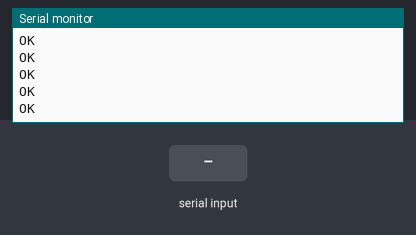
A sketch run on a simulated Arduino Uno, built with avr-gcc and run on an emulated ATmega328P. On the bench: the last lines printed to the serial monitor. Inputs (shaded band) come from the test bench. The modem accepts every AT command (registered, SIM ready, sends succeed) and sends nothing else.

Above: at 6.2 s.
6.3 s: "send\n" received over the second serial link
At 7.5 s:
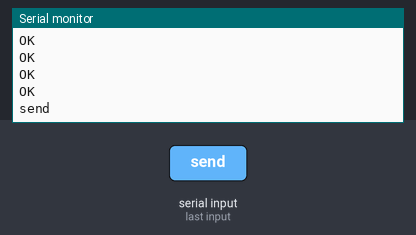
7.8 s: "stop\n" received over the second serial link
At 9.0 s:
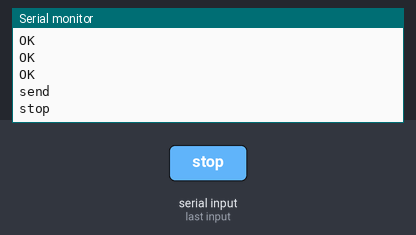
9.3 s: "AT\n" received over the second serial link
At 9.9 s:
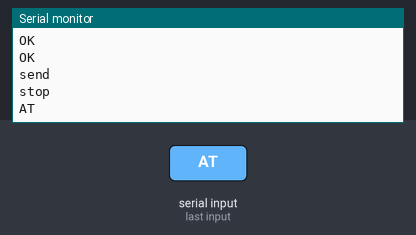
10.8 s: "1\n" received over the second serial link
At 11.2 s:
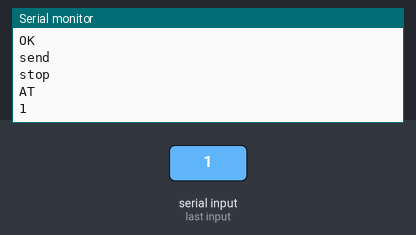

The sketch:

relayNode.ino
```cpp
#include <SoftwareSerial.h>

SoftwareSerial BTSerial(2, 3); // RX, TX

void setup() {
  Serial.begin(9600);
  BTSerial.begin(38400); // HC-05 default baud rate for AT commands

  // Enter AT command mode
  delay(1000);
  BTSerial.print("AT\r\n");
  delay(500);
  while(BTSerial.available()) {
    Serial.write(BTSerial.read());
  }

  // Set to master mode
  BTSerial.print("AT+ROLE=1\r\n"); // 1 = master mode
  delay(500);
  while(BTSerial.available()) {
    Serial.write(BTSerial.read());
  }

  // Set connection mode to specify address
  BTSerial.print("AT+CMODE=0\r\n"); // 0 = connect to specific address
  delay(500);
  while(BTSerial.available()) {
    Serial.write(BTSerial.read());
  }

  // Replace with your HC-06's address (get it with AT+ADDR? on HC-06)
  BTSerial.print("AT+BIND=98D3,91,FE51B4\r\n"); // Example address, CHANGE THIS
  delay(500);
  while(BTSerial.available()) {
    Serial.write(BTSerial.read());
  }

  // Reset module to apply changes
  BTSerial.print("AT+RESET\r\n");
  delay(2000); // Give time to reset


  // Switch to communication mode
  BTSerial.begin(9600); // Switch to normal communication baud rate
}

void loop() {
  // Check for user input from Serial Monitor
  if (Serial.available()) {
    String command = Serial.readStringUntil('\n');
    command.trim();

    if (command == "send" || command == "stop") {
      // Send the command to the sensor unit
      BTSerial.println(command);
    }
    else if (command.startsWith("AT")) {
      // Allow manual AT commands for debugging
      BTSerial.begin(38400); // Switch back to AT mode baud rate
      BTSerial.print(command + "\r\n");
      delay(500);
      while(BTSerial.available()) {
        Serial.write(BTSerial.read());
      }
      BTSerial.begin(9600); // Switch back to communication mode
    }
  }

  // Check for incoming data from the sensor unit
  if (BTSerial.available()) {
    String data = BTSerial.readStringUntil('\n');
    Serial.println(data);
  }

  // Small delay to prevent overwhelming the system
  delay(10);
}
```

Measured:
- after the input at 6.3 s, the serial monitor: prints a new line at once (image 1)
- after the input at 7.8 s, the serial monitor: prints a new line at once (image 2)
- after the input at 9.3 s, the serial monitor: prints a new line at once (image 3)
- after the input at 10.8 s, the serial monitor: prints a new line at once (image 4)
